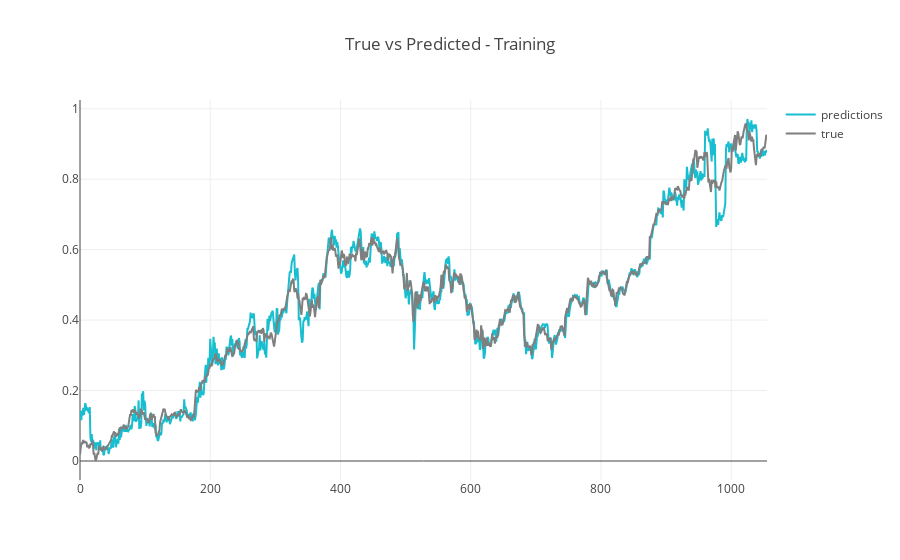

Source (notebook cell):
### Markdown cell above
## Plot final value of prediction vs true

### Code cell
predicted = np.array(predicted).reshape(-1, 1)
gt = np.array(ground_truth).reshape(-1, 1)
x = np.array(range(predicted.shape[0]))
trace1 = go.Scatter(
                    x = x,
                    y = predicted[:, 0],
                    mode = "lines",
                    name = "predictions",
                    marker = dict(color = '#17BECF'))

trace2 = go.Scatter(
                    x = x,
                    y = gt[:, 0],
                    mode = "lines",
                    name = "true",
                    marker = dict(color = '#7F7F7F'))
data = [trace1, trace2]
layout = dict(title = 'True vs Predicted - Training')
fig = dict(data = data, layout = layout)
iplot(fig,filename="True vs Predicted - Training")

### Figure 1 — Plotly figure (JSON) as saved in the notebook; plotly's stock layout.template omitted (floating-point values rounded to 4 significant figures; data arrays with more than 128 entries replaced by an {"elided": "..."} marker saying what was removed)
{"data": [{"marker": {"color": "#17BECF"}, "mode": "lines", "name": "predictions", "type": "scatter", "uid": "f285230e-a229-11e8-876a-d053494eb1af", "x": {"elided": "1056 int values"}, "y": {"elided": "1056 float values"}}, {"marker": {"color": "#7F7F7F"}, "mode": "lines", "name": "true", "type": "scatter", "uid": "f285230f-a229-11e8-876a-d053494eb1af", "x": {"elided": "1056 int values"}, "y": {"elided": "1056 float values"}}], "layout": {"title": "True vs Predicted - Training"}}
